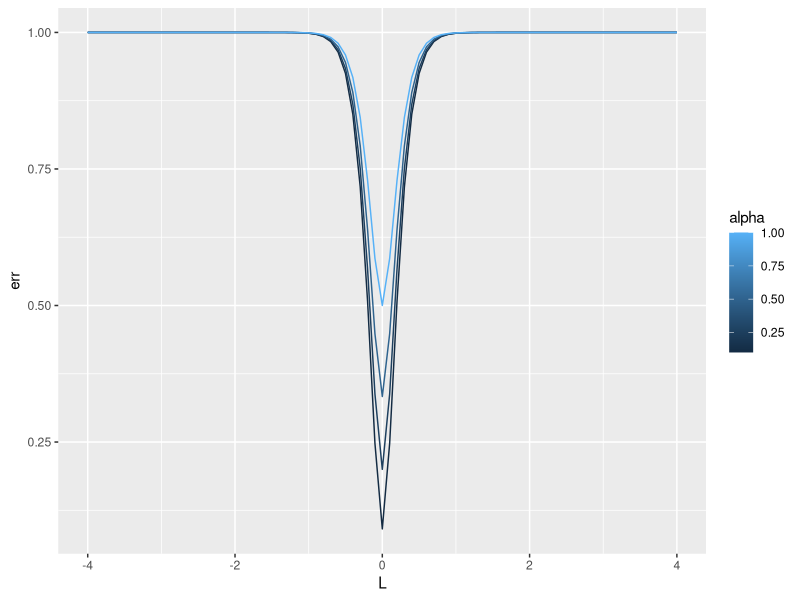
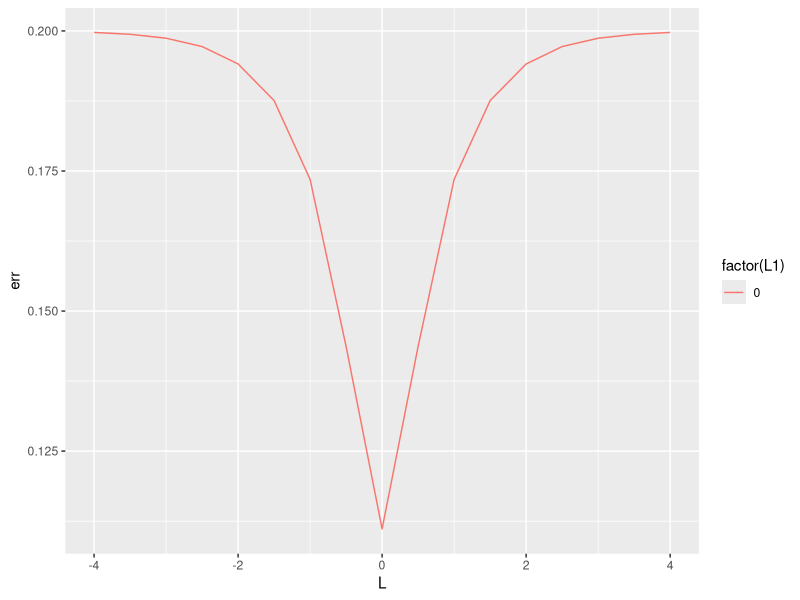

These figures' R source, in order:
## ---- chunk 1
knitr::opts_chunk$set(echo = TRUE)

library(tidyverse)
## ---- chunk 2
rho <- function(L, Ld = 1) {
  (1 + abs(L)/Ld)*exp(-abs(L)/Ld)
}
a <- c(0.1, 0.25, 0.5, 1.0)
L2 <- seq(-4, 4, 0.1)

for (i in 1:length(a)) {
  error_ana <- 1 - ((1 + a[i])*(rho(-2, 0.2)^2 + rho(L2, 0.2)^2) - 2*rho(-2, 0.2)*rho(L2, 0.2)*rho(-2 + L2, 0.2))/((1 + a[i])^2 - rho(-2 + L2, 0.2)^2)
  e_ana <- data.frame(L = L2, alpha = rep(a[i], length(L2)), err = error_ana)
  
  if (i == 1) {
    out <- e_ana 
  } else {
    out <- rbind(out, e_ana)
  }
  
}

out %>% 
   ggplot(aes(L, err)) +
   geom_line(aes(color = alpha, group = alpha))


## ---- chunk 3
a <- c(0.25)
L2 <- seq(-4, 4, 0.5)
L1 <- c(0)

for (i in 1:length(L1)) {
  error_ana <- 1 - ((1 + a)*(rho(L1[i])^2 + rho(L2)^2) - 2*rho(L1[i])*rho(L2)*rho(L1[i] + L2))/((1 + a)^2 - rho(L1[i] + L2)^2)
  
  e_ana <- data.frame(L = L2, L1 = rep(L1, length(L2)), alpha = rep(a, length(L2)), err = error_ana)
  
  if (i == 1) {
    out <- e_ana 
  } else {
    out <- rbind(out, e_ana)
  }
  
}

out %>% 
   ggplot(aes(L, err)) +
   geom_line(aes(color = factor(L1)))
